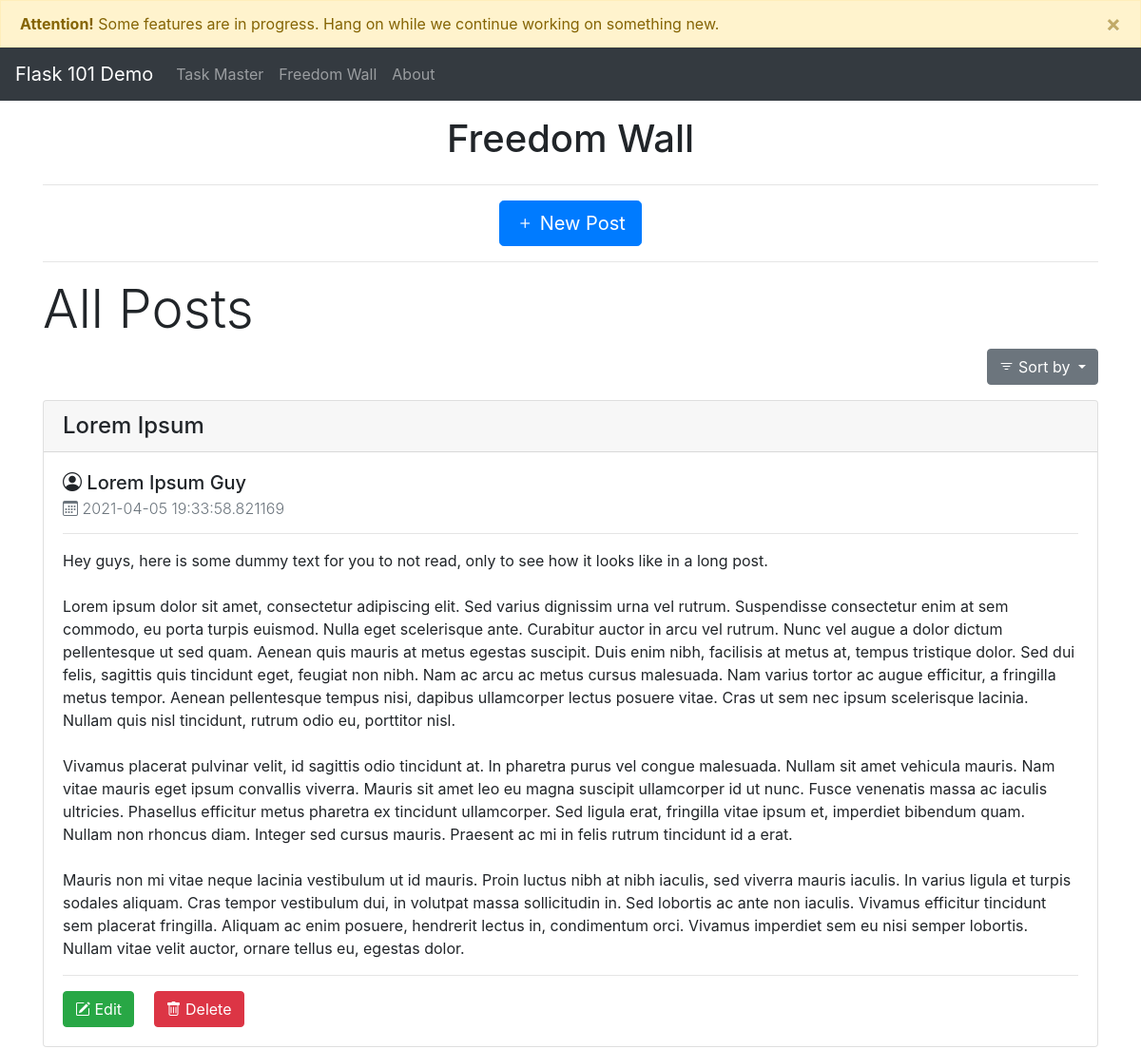
Page /blog_posts (upper part) on the earlier database version.
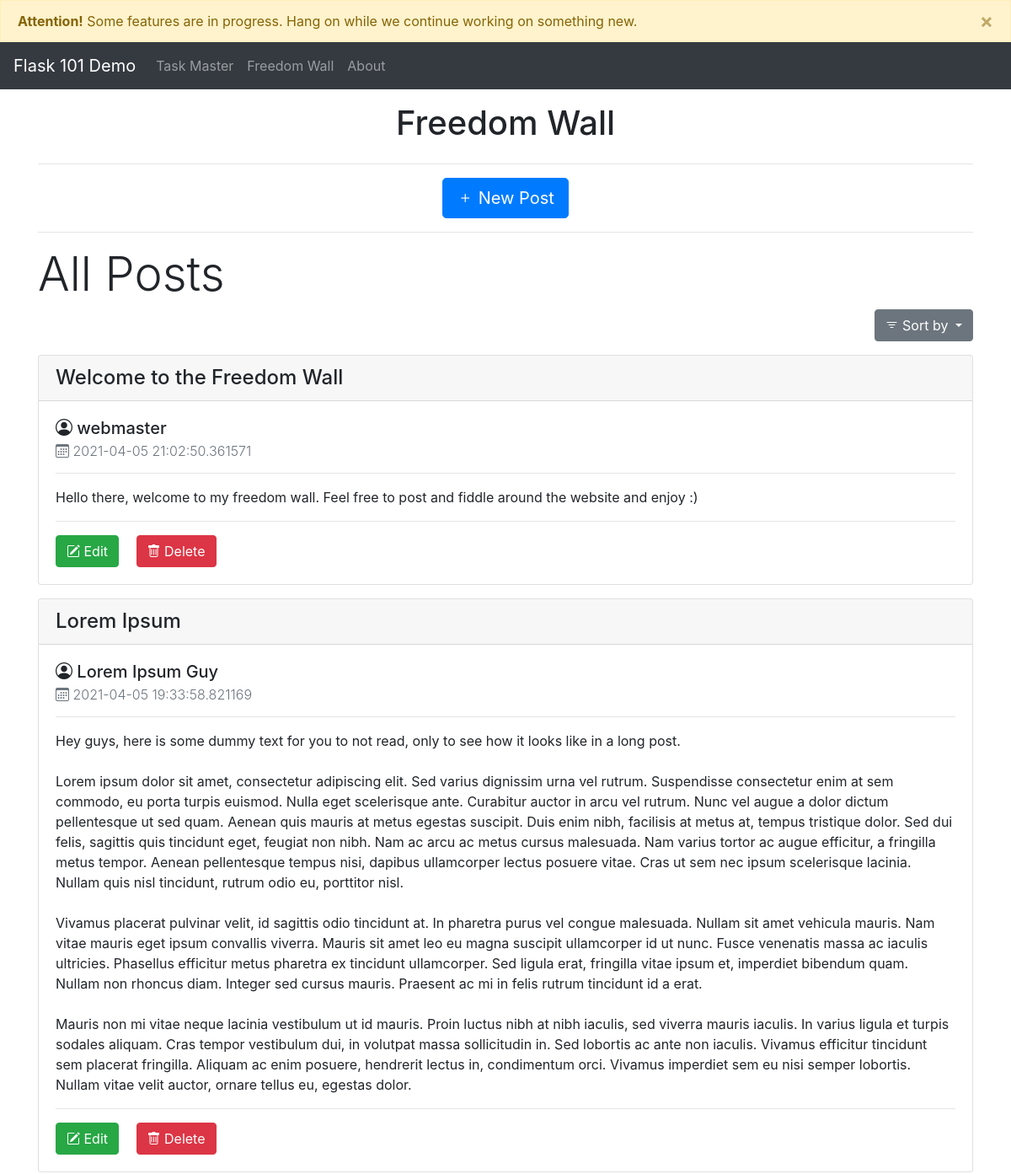
Same page on the later database version.
### app.py (models this page shows, shortened)
class BlogPost(db.Model):
    id = db.Column(db.Integer, primary_key = True)
    title = db.Column(db.String(50), nullable = False)
    content = db.Column(db.Text, nullable=False)
    author = db.Column(db.String(20), nullable=False)
    datePosted = db.Column(db.DateTime, nullable = False , default = datetime.today)

### app.py (the view)
@app.route('/blog_posts', methods=['GET', 'POST'])
def posts():
    if request.method == 'POST':
        post_title = request.form['title']
        post_content = request.form['content']
        post_author = request.form['author']
        new_post = BlogPost(title=post_title, author=post_author, content=post_content)
        db.session.add(new_post)
        db.session.commit()
        return redirect('/blog_posts')
    else:
        all_posts = BlogPost.query.order_by(BlogPost.datePosted.desc()).all()
        return render_template('posts.html', posts=all_posts)

### templates/posts.html (shortened to what this page needs)
{% extends 'base.html' %}
{% block body %}
<h1 class="text-center mt-3">Freedom Wall</h1>
<div class="container">
    <div class="row">
        <div class="col text-center">
            <hr>
            <button type="button" class="btn btn-primary btn-lg" data-toggle="modal" data-target="#newPost">
                <i class="bi bi-plus"></i> New Post
            </button>
        </div>
    </div>
</div>
<div class="container">
    <hr>
    <h1 class="display-4">All Posts</h1>
    <div class="dropdown mb-3 text-right">
        <button class="btn btn-secondary dropdown-toggle" type="button" id="dropdownMenuButton"
            data-toggle="dropdown" aria-haspopup="true" aria-expanded="false">
            <i class="bi bi-filter"></i>  Sort by
        </button>
    </div>
{% for post in posts %}
<div class="card mb-3">
    <h4 class="card-header">{{ post.title }}</h4>
    <div class="card-body">
        <h5 class="card-title"> <i class="bi bi-person-circle"></i> {{ post.author }}</h5>
        <h6 class="card-subtitle text-muted font-weight-light"> <i class="bi bi-calendar3"></i> {{ post.datePosted }}</h6>
        <hr>
        <p style="white-space: pre-wrap;">{{ post.content }}</p>
        <hr>
        <a href="/blog_edit/{{post.id}}" class="btn btn-success mr-3"><i class="bi bi-pencil-square"></i> Edit</a>
        <a href="/blog_post_delete/{{post.id}}" class="btn btn-danger"><i class="bi bi-trash"></i> Delete</a>
    </div>
</div>
{% endfor %}
</div>
{% endblock %}

### templates/base.html (shortened to what this page needs)
<!DOCTYPE html>
<html lang="en">
<head>
    <link rel="stylesheet" href="{{ url_for('static', filename = 'css/bootstrap.min.css')}}">
    <link rel="stylesheet" href="{{ url_for('static', filename = 'css/main.css')}}">
    <link rel="stylesheet" href="https://cdn.jsdelivr.net/npm/bootstrap-icons@1.4.0/font/bootstrap-icons.css">
</head>
<body>
    <div class="alert alert-warning alert-dismissible fade show m-0 rounded-0" role="alert">
        <strong>Attention!</strong> Some features are in progress. Hang on while we continue working on something new.
        <button type="button" class="close" data-dismiss="alert" aria-label="Close">
            <span aria-hidden="true">&times;</span>
        </button>
    </div>
    <nav class="navbar navbar-expand-lg navbar-dark bg-dark">
        <a class="navbar-brand" href="#">Flask 101 Demo</a>
        <div class="collapse navbar-collapse" id="navbarNavAltMarkup">
            <div class="navbar-nav">
                <a class="nav-link" href="/">Task Master <span class="sr-only">(current)</span></a>
                <a class="nav-link" href="/blog_posts">Freedom Wall</a>
                <a href="https://bit.ly/31VUq8t" class="nav-link">About</a>
            </div>
        </div>
    </nav>
    {% block body %} {% endblock %}
</body>
</html>

Differences in the rows shown:
added BlogPost: title "Welcome to the Freedom Wall", author "webmaster", datePosted "2021-04-05 21:02:50.361571", content "Hello there, welcome to my freedom wall. Feel free to post and fiddle around the website and enjoy :)"
